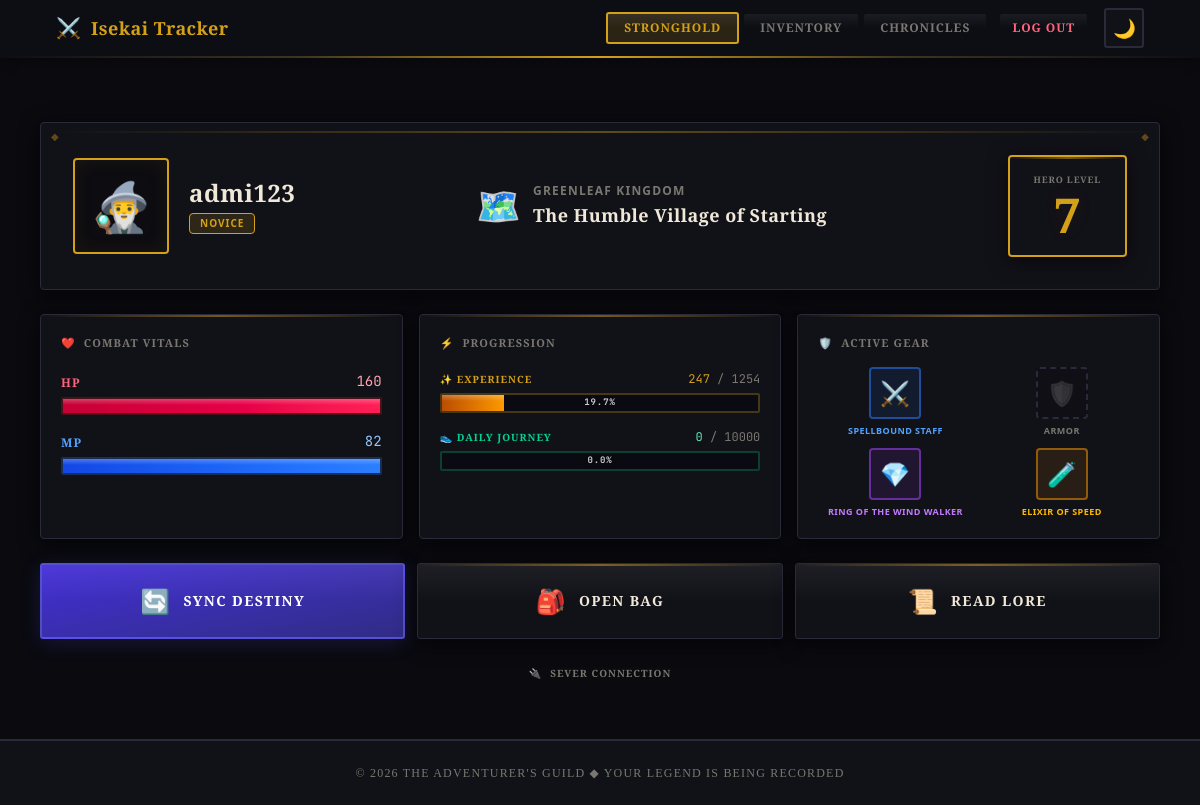
The page /dashboard/ (signed in) on the database as committed earlier.
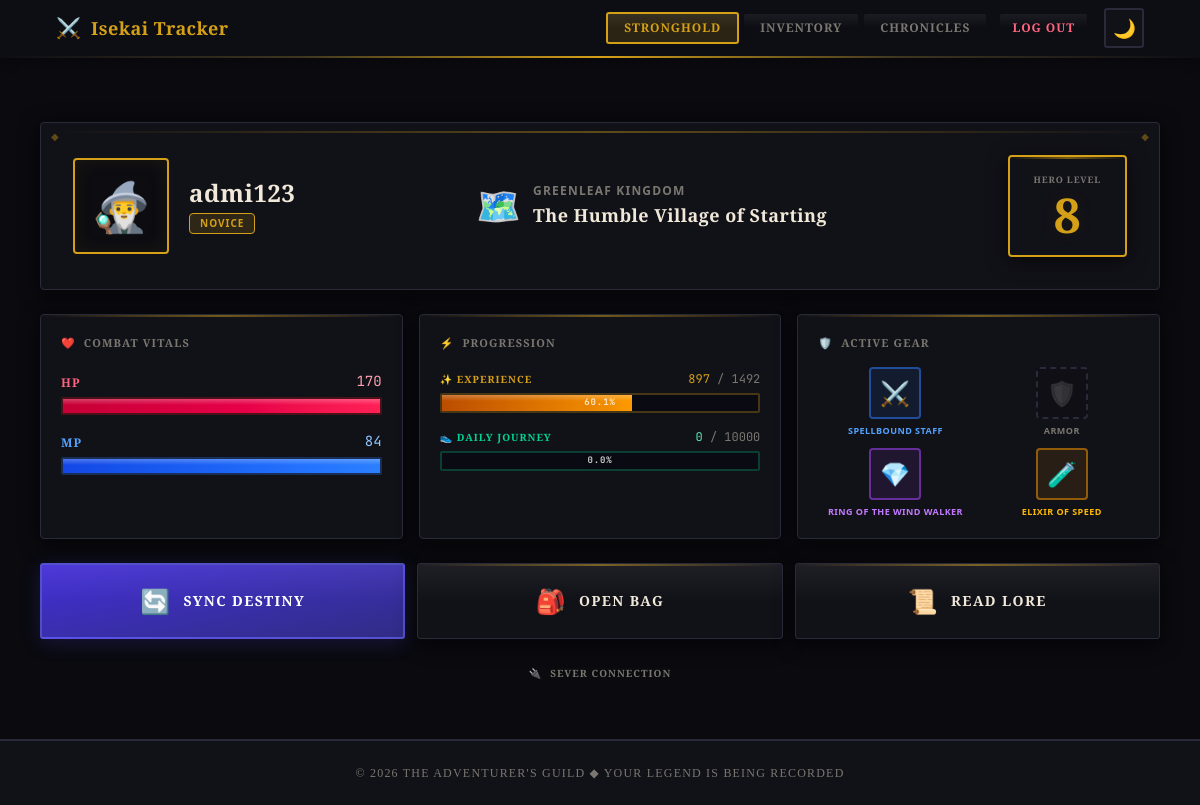
The same page on the database as committed later.
### players/models.py (models this page shows, shortened)
class PlayerProfile(models.Model):
    user = models.OneToOneField(User, on_delete=models.CASCADE)
    level = models.PositiveIntegerField(default=1)
    exp = models.PositiveIntegerField(default=0)
    base_hp = models.PositiveIntegerField(default=100)
    base_mana = models.PositiveIntegerField(default=20)
    character_class = models.CharField(max_length=100, default="Novice")
    google_access_token = EncryptedTextField(null=True, blank=True)
    google_refresh_token = EncryptedTextField(null=True, blank=True)
    current_location = models.CharField(
        max_length=255,
        default="The Humble Village of Starting"
    )
    visual_description = models.TextField(
        default="Male Isekai protagonist, messy black hair, sharp blue eyes, athletic build"
    )
    world_region = models.CharField(
        max_length=100,
        default="Greenleaf Kingdom"
    )
    ai_seed = models.IntegerField(default=42)
    @property
    def hp(self):
        bonus = sum(inv.item.hp_bonus for inv in self.inventory.all() if inv.is_equipped)
        return self.base_hp + bonus
    @property
    def mana(self):
        bonus = sum(inv.item.mana_bonus for inv in self.inventory.all() if inv.is_equipped)
        return self.base_mana + bonus
    @property
    def exp_to_next_level(self):
        import math
        from tracker.constants import BASE_XP_REQ, LEVEL_EXPONENT
        return math.floor(BASE_XP_REQ * (self.level ** LEVEL_EXPONENT))
    @property
    def exp_progress_percentage(self):
        req = self.exp_to_next_level
        if req == 0: return 100
        perc = (self.exp / req) * 100
        return min(max(perc, 0), 100)

class InventoryItem(models.Model):
    player = models.ForeignKey('PlayerProfile', on_delete=models.CASCADE, related_name="inventory")
    item = models.ForeignKey(Item, on_delete=models.CASCADE)
    quantity = models.PositiveIntegerField(default=1)
    is_equipped = models.BooleanField(default=False)
    acquired_at = models.DateTimeField(auto_now_add=True)

class Item(models.Model):
    ITEM_TYPES = [
        ('WEAPON', 'Weapon'),
        ('ARMOR', 'Armor'),
        ('CONSUMABLE', 'Consumable'),
        ('ARTIFACT', 'Artifact'),
    ]
    name = models.CharField(max_length=100)
    description = models.TextField()
    item_type = models.CharField(max_length=20, choices=ITEM_TYPES)
    rarity = models.CharField(max_length=20, default="Common")
    hp_bonus = models.IntegerField(default=0)
    mana_bonus = models.IntegerField(default=0)
    exp_multiplier = models.FloatField(default=1.0)
    image_url = models.URLField(blank=True, null=True)

### players/views.py (the view)
# urls.py: path('dashboard/', views.dashboard, name='dashboard'),
@login_required
def dashboard(request):
    from datetime import date
    from tracker.models import DailyStepLog
    player = PlayerProfile.objects.get(user=request.user)
    equipped_list = InventoryItem.objects.filter(
        player=player,
        is_equipped=True
    ).select_related('item')
    equipment = {
        'weapon': equipped_list.filter(item__item_type='WEAPON').first(),
        'armor': equipped_list.filter(item__item_type='ARMOR').first(),
        'artifact': equipped_list.filter(item__item_type='ARTIFACT').first(),
        'consumable': equipped_list.filter(item__item_type='CONSUMABLE').first(),
    }
    today_log = DailyStepLog.objects.filter(user=request.user, date=date.today()).first()
    today_steps = today_log.steps if today_log else 0
    step_goal = 10000
    step_progress_percentage = min((today_steps / step_goal) * 100, 100)
    context = {
        'player': player,
        'equipment': equipment,
        'today_steps': today_steps,
        'step_goal': step_goal,
        'step_progress_percentage': step_progress_percentage,
    }
    return render(request, 'players/dashboard.html', context)

### templates/players/dashboard.html (shortened to what this page needs)
{% extends 'base.html' %}
{% block content %}
<div class="max-w-6xl mx-auto px-4 py-10 pt-16">
    {% if player %}
    <div class="rpg-panel rpg-ornament overflow-hidden mb-6">
        <div class="p-6 md:p-8">
            <div class="flex flex-col md:flex-row items-center gap-6">
                <div class="flex items-center gap-5 flex-shrink-0">
                    <div class="relative">
                        <div class="w-20 h-20 md:w-24 md:h-24 rounded bg-black/30 border-2 flex items-center justify-center text-4xl md:text-5xl relative" style="border-color: var(--rpg-accent);">
                            <div class="absolute inset-0 rounded" style="box-shadow: inset 0 0 20px var(--rpg-glow);"></div>
                            🧙‍♂️
                        </div>
                    </div>
                    <div>
                        <h1 class="font-rpg text-xl md:text-2xl font-bold rpg-heading tracking-wide">{{ player.user.username }}</h1>
                        <span class="inline-block px-2.5 py-0.5 rounded-sm text-[10px] font-bold uppercase tracking-widest mt-1 rpg-accent-text" style="background: var(--rpg-accent-dim); border: 1px solid var(--rpg-accent);">{{ player.character_class }}</span>
                    </div>
                </div>
                <div class="flex-1 flex items-center gap-3 md:justify-center">
                    <span class="text-3xl md:text-4xl hidden md:block">🗺️</span>
                    <div class="text-center md:text-left">
                        <p class="rpg-muted text-[10px] md:text-xs font-bold uppercase tracking-widest mb-0.5">{{ player.world_region }}</p>
                        <h2 class="font-rpg text-base md:text-lg font-bold rpg-heading tracking-wide">{{ player.current_location }}</h2>
                    </div>
                </div>
                <div class="flex-shrink-0">
                    <div class="rpg-panel px-6 py-4 text-center" style="border-color: var(--rpg-accent); border-width: 2px;">
                        <p class="text-[9px] rpg-muted font-bold uppercase tracking-widest mb-1 font-rpg">Hero Level</p>
                        <p class="text-4xl md:text-5xl font-bold rpg-accent-text font-rpg leading-none" style="text-shadow: 0 0 20px var(--rpg-glow);">
                            {{ player.level }}
                        </p>
                    </div>
                </div>
            </div>
        </div>
    </div>
    <div class="grid grid-cols-1 lg:grid-cols-3 gap-4 mb-6">
        <div class="rpg-panel p-5">
            <h3 class="text-[11px] font-rpg font-bold rpg-muted mb-5 uppercase tracking-widest flex items-center gap-2">
                <span class="text-rose-400">❤️</span> COMBAT VITALS
            </h3>
            <div class="space-y-4">
                <div class="group cursor-default">
                    <div class="flex justify-between items-end mb-1.5">
                        <span class="text-rose-400 font-bold tracking-widest uppercase text-xs font-rpg">HP</span>
                        <span class="text-rose-300 font-mono text-sm" style="font-family: var(--font-mono);">{{ player.hp }}</span>
                    </div>
                    <div class="stat-bar-track" style="border-color: rgba(220,38,38,0.3);">
                        <div class="stat-bar-fill bg-gradient-to-r from-rose-700 to-rose-500 w-full"></div>
                    </div>
                </div>
                <div class="group cursor-default">
                    <div class="flex justify-between items-end mb-1.5">
                        <span class="text-blue-400 font-bold tracking-widest uppercase text-xs font-rpg">MP</span>
                        <span class="text-blue-300 font-mono text-sm" style="font-family: var(--font-mono);">{{ player.mana }}</span>
                    </div>
                    <div class="stat-bar-track" style="border-color: rgba(59,130,246,0.3);">
                        <div class="stat-bar-fill bg-gradient-to-r from-blue-700 to-blue-500 w-full"></div>
                    </div>
                </div>
            </div>
        </div>
        <div class="rpg-panel p-5">
            <h3 class="text-[11px] font-rpg font-bold rpg-muted mb-5 uppercase tracking-widest flex items-center gap-2">
                <span class="text-amber-400">⚡</span> PROGRESSION
            </h3>
            <div class="space-y-4">
                <div class="group cursor-default">
                    <div class="flex justify-between items-end mb-1.5">
                        <span class="rpg-accent-text font-bold tracking-widest uppercase text-[10px] font-rpg">✨ Experience</span>
                        <span class="font-mono text-xs" style="font-family: var(--font-mono); color: var(--rpg-accent);">{{ player.exp }} <span class="rpg-muted">/ {{ player.exp_to_next_level }}</span></span>
                    </div>
                    <div class="stat-bar-track relative" style="border-color: rgba(212,160,23,0.3); height: 20px;">
                        <div class="stat-bar-fill bg-gradient-to-r from-amber-700 to-amber-500" style="width: {{ player.exp_progress_percentage }}%;"></div>
                        <div class="absolute inset-0 flex items-center justify-center pointer-events-none">
                            <span class="text-[9px] font-bold text-white/80 drop-shadow-md uppercase tracking-widest" style="font-family: var(--font-mono);">{{ player.exp_progress_percentage|floatformat:1 }}%</span>
                        </div>
                    </div>
                </div>
                <div class="group cursor-default">
                    <div class="flex justify-between items-end mb-1.5">
                        <span class="text-emerald-400 font-bold tracking-widest uppercase text-[10px] font-rpg">👟 Daily Journey</span>
                        <span class="text-emerald-300 font-mono text-xs" style="font-family: var(--font-mono);">{{ today_steps }} <span class="rpg-muted">/ {{ step_goal }}</span></span>
                    </div>
                    <div class="stat-bar-track relative" style="border-color: rgba(16,185,129,0.3); height: 20px;">
                        <div class="absolute inset-0 flex items-center justify-center pointer-events-none">
                            <span class="text-[9px] font-bold text-white/80 drop-shadow-md uppercase tracking-widest" style="font-family: var(--font-mono);">{{ step_progress_percentage|floatformat:1 }}%</span>
                        </div>
                    </div>
                </div>
            </div>
        </div>
        <div class="rpg-panel p-5">
            <h3 class="text-[11px] font-rpg font-bold rpg-muted mb-4 uppercase tracking-widest flex items-center gap-2">
                <span class="text-purple-400">🛡️</span> ACTIVE GEAR
            </h3>
            <div class="grid grid-cols-2 gap-3">
                <div class="flex flex-col items-center gap-1.5 group">
                    <div class="w-13 h-13 rounded-sm border-2 flex items-center justify-center transition-all duration-200 group-hover:scale-105
                        {% if equipment.weapon %} border-blue-500/50 bg-blue-500/10 {% else %} border-dashed bg-black/10 {% endif %}" style="{% if not equipment.weapon %}border-color: var(--rpg-border);{% endif %}">
                        <span class="text-2xl {% if not equipment.weapon %}opacity-20 grayscale{% endif %}">⚔️</span>
                    </div>
                    <span class="text-[9px] font-bold uppercase tracking-wider text-center leading-tight {% if equipment.weapon %}text-blue-400{% else %}rpg-muted{% endif %}">
                        {% if equipment.weapon %}{{ equipment.weapon.item.name }}{% else %}Weapon{% endif %}
                    </span>
                </div>
                <div class="flex flex-col items-center gap-1.5 group">
                    <div class="w-13 h-13 rounded-sm border-2 flex items-center justify-center transition-all duration-200 group-hover:scale-105
                        {% if equipment.armor %} border-emerald-500/50 bg-emerald-500/10 {% else %} border-dashed bg-black/10 {% endif %}" style="{% if not equipment.armor %}border-color: var(--rpg-border);{% endif %}">
                        <span class="text-2xl {% if not equipment.armor %}opacity-20 grayscale{% endif %}">🛡️</span>
                    </div>
                    <span class="text-[9px] font-bold uppercase tracking-wider text-center leading-tight {% if equipment.armor %}text-emerald-400{% else %}rpg-muted{% endif %}">
                        {% if equipment.armor %}{{ equipment.armor.item.name }}{% else %}Armor{% endif %}
                    </span>
                </div>
                <div class="flex flex-col items-center gap-1.5 group">
                    <div class="w-13 h-13 rounded-sm border-2 flex items-center justify-center transition-all duration-200 group-hover:scale-105
                        {% if equipment.artifact %} border-purple-500/50 bg-purple-500/10 {% else %} border-dashed bg-black/10 {% endif %}" style="{% if not equipment.artifact %}border-color: var(--rpg-border);{% endif %}">
                        <span class="text-2xl {% if not equipment.artifact %}opacity-20 grayscale{% endif %}">💎</span>
                    </div>
                    <span class="text-[9px] font-bold uppercase tracking-wider text-center leading-tight {% if equipment.artifact %}text-purple-400{% else %}rpg-muted{% endif %}">
                        {% if equipment.artifact %}{{ equipment.artifact.item.name }}{% else %}Artifact{% endif %}
                    </span>
                </div>
                <div class="flex flex-col items-center gap-1.5 group">
                    <div class="w-13 h-13 rounded-sm border-2 flex items-center justify-center transition-all duration-200 group-hover:scale-105
                        {% if equipment.consumable %} border-amber-500/50 bg-amber-500/10 {% else %} border-dashed bg-black/10 {% endif %}" style="{% if not equipment.consumable %}border-color: var(--rpg-border);{% endif %}">
                        <span class="text-2xl {% if not equipment.consumable %}opacity-20 grayscale{% endif %}">🧪</span>
                    </div>
                    <span class="text-[9px] font-bold uppercase tracking-wider text-center leading-tight {% if equipment.consumable %}text-amber-400{% else %}rpg-muted{% endif %}">
                        {% if equipment.consumable %}{{ equipment.consumable.item.name }}{% else %}Consumable{% endif %}
                    </span>
                </div>
            </div>
        </div>
    </div>
    <div class="grid grid-cols-1 md:grid-cols-3 gap-3 mb-3">
        <a href="{% url 'sync_google_fit' %}" class="rpg-btn group bg-gradient-to-br from-indigo-700 to-indigo-900 border-2 border-indigo-400/40 hover:border-indigo-300 p-5 flex items-center justify-center gap-3 text-center" style="box-shadow: 0 4px 20px rgba(79,70,229,0.2);">
            <span class="text-2xl group-hover:rotate-12 transition-transform duration-300 relative z-10">🔄</span>
            <span class="font-rpg tracking-widest text-sm text-white relative z-10">Sync Destiny</span>
        </a>
        <a href="{% url 'inventory' %}" class="rpg-btn group rpg-panel border-2 hover:border-emerald-500/50 p-5 flex items-center justify-center gap-3 text-center">
            <span class="text-2xl group-hover:scale-110 transition-transform duration-300">🎒</span>
            <span class="font-rpg tracking-widest text-sm rpg-heading">Open Bag</span>
        </a>
        <a href="{% url 'adventure_log' %}" class="rpg-btn group rpg-panel border-2 hover:border-amber-500/50 p-5 flex items-center justify-center gap-3 text-center">
            <span class="text-2xl group-hover:scale-110 transition-transform duration-300">📜</span>
            <span class="font-rpg tracking-widest text-sm rpg-heading">Read Lore</span>
        </a>
    </div>
    {% if player.google_refresh_token %}
    <div class="text-center pt-2 pb-4">
        <a href="{% url 'unsync_google_fit' %}" class="rpg-muted hover:text-rose-400 text-[10px] font-bold uppercase tracking-widest transition-colors duration-200 inline-flex items-center gap-2 group font-rpg">
            <span class="group-hover:rotate-12 transition-transform">🔌</span> Sever Connection
        </a>
    </div>
    {% endif %}
    {% endif %}
</div>
{% endblock %}

Rows that differ between the two databases and show on the page:
changed PlayerProfile "The Humble Village of Starting": level "7" → "8"; hp "160" → "170"; mana "82" → "84"; exp "247" → "897"; exp_to_next_level "1254" → "1492"; exp_progress_percentage "19.7" → "60.1"
